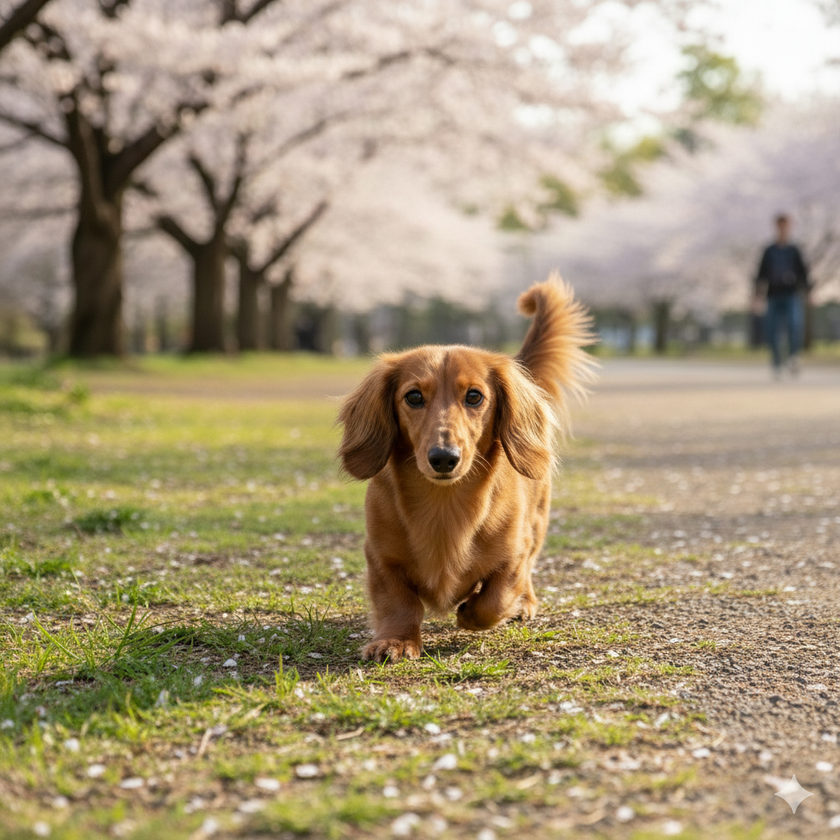
#> input picture Chapter07/frame1.png, 840 x 840 px, shrunk from 1024 x 1024 before the run
$ python 07-08_optical_flow_feature.py
#> lines starting #> are read from the running program, lines starting #| are printed output that depends on the picture
import cv2
import numpy as np

# 連続する2フレームをグレースケールで読み込み
prev = cv2.imread('frame1.png', cv2.IMREAD_GRAYSCALE)
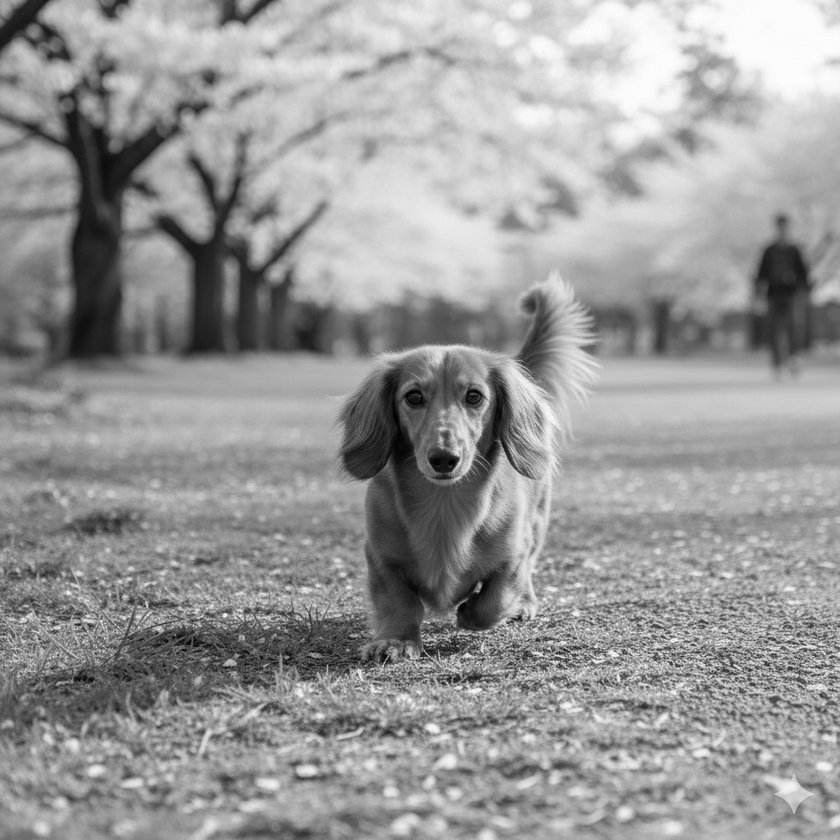
#> prev: shape (840, 840); min 0, max 255, mean 152.8
next = cv2.imread('frame2.png', cv2.IMREAD_GRAYSCALE)
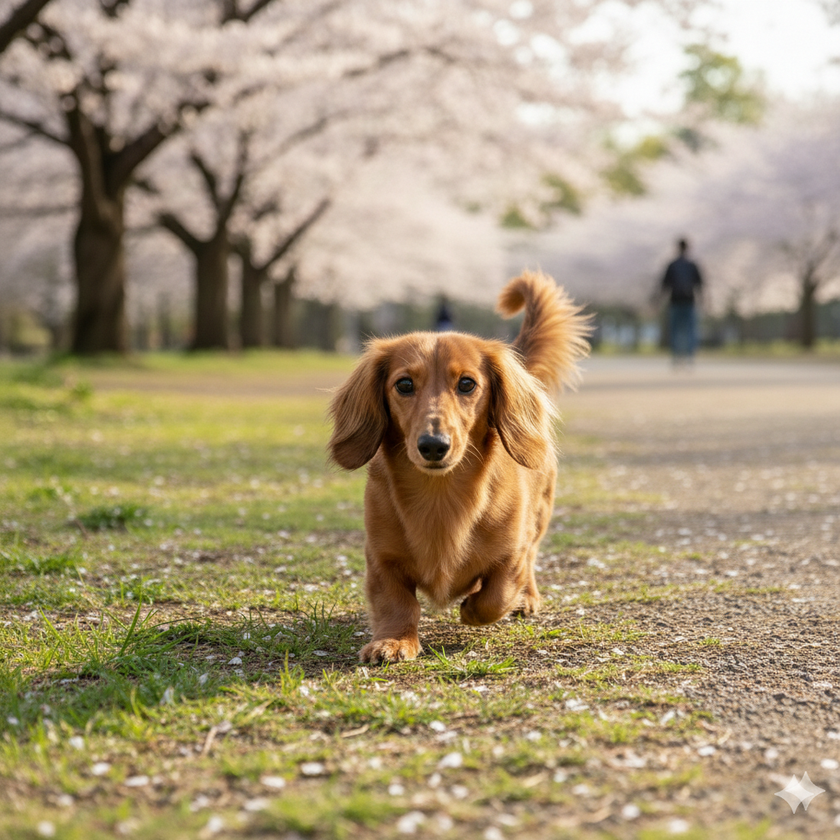
#> input picture Chapter07/frame2.png, 840 x 840 px, shrunk from 1024 x 1024 before the run
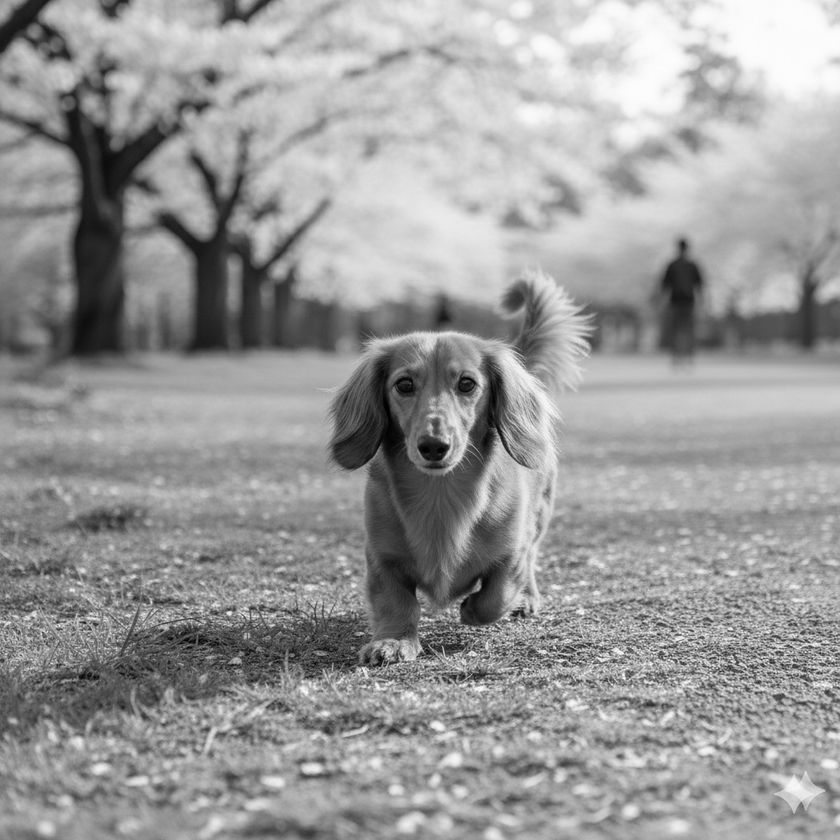
#> next: shape (840, 840); min 0, max 254, mean 153.6

# オプティカルフローを計算
flow = cv2.calcOpticalFlowFarneback(prev, next,
                                    None, 0.5, 3, 15, 3, 5, 1.2, 0)

# 大きさと方向に変換
mag, ang = cv2.cartToPolar(flow[..., 0], flow[..., 1])
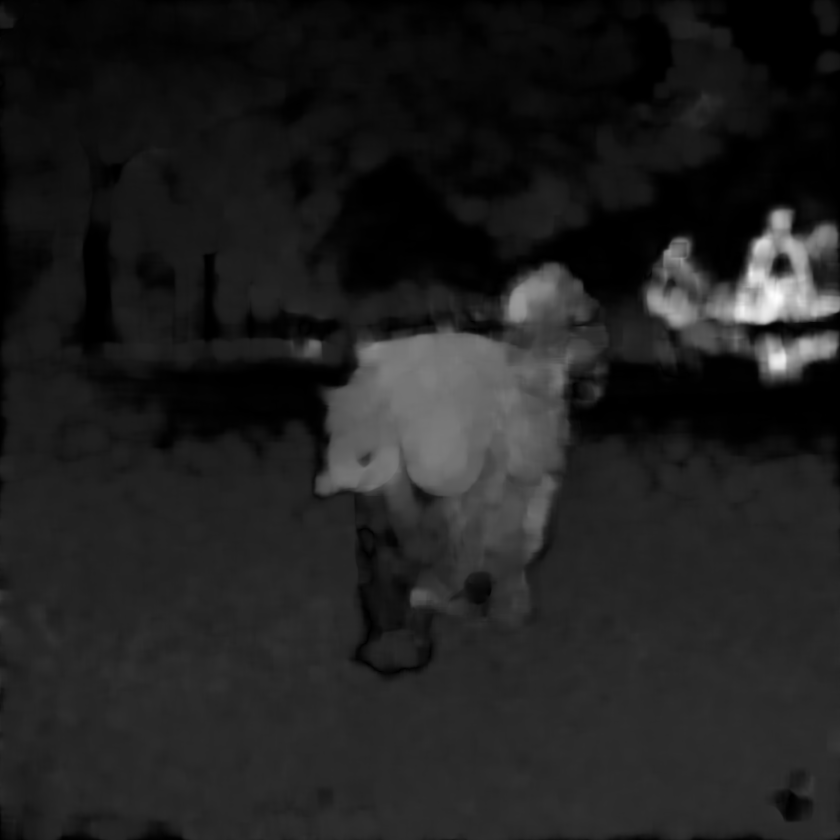
#> mag: shape (840, 840) float32; min 8.46e-06, max 34.37, mean 4.4; drawn with min black and max white
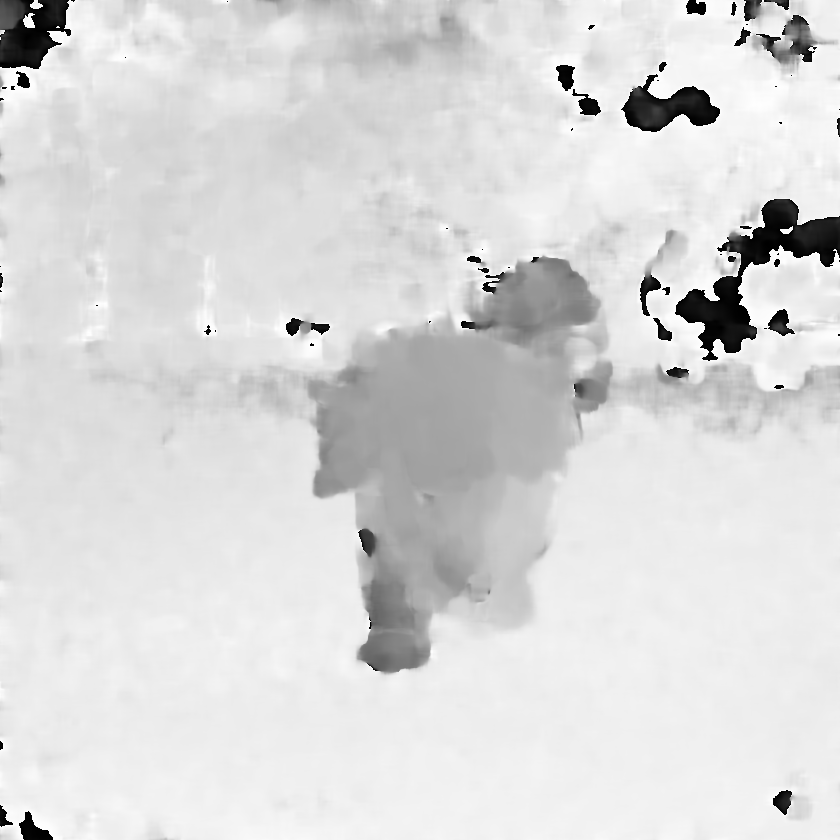
#> ang: shape (840, 840) float32; min 2.35e-05, max 6.28, mean 5.36; drawn with min black and max white

# 平均の動きの大きさと方向ヒストグラムを特徴ベクトルとする
mean_mag = np.mean(mag)
#> mean_mag = 4.37
hist, _ = np.histogram(ang, bins=8, range=(0, 2*np.pi), weights=mag)
#> hist = [112430.8, 5063.3, 1459.2, 11965.2, 123673.4, 508384.5, 355951.8, 1963517.2]
features = np.concatenate(([mean_mag], hist))
#> features = [4.37, 112430.8, 5063.3, 1459.2, 11965.2, 123673.4, 508384.5, 355951.8, 1963517.2]

print("オプティカルフロー特徴量:", features)
#| オプティカルフロー特徴量: [4.36854410e+00 1.12430773e+05 5.06333789e+03 1.45916370e+03
#|  1.19652100e+04 1.23673375e+05 5.08384469e+05 3.55951844e+05
#|  1.96351725e+06]
